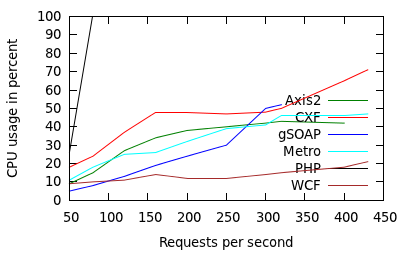

Here is the gnuplot script that generated this plot:
set ylabel "CPU usage in percent"
set xlabel "Requests per second"
set key right bottom
plot "cpu-Axis2.txt"\
      title "Axis2" with lines linecolor rgb "#008000",\
      "cpu-CXF.txt"\
      title "CXF" with lines linecolor rgb "#FF0000",\
      "cpu-gSOAP.txt"\
      title "gSOAP" with lines linecolor rgb "#0000FF",\
      "cpu-Metro.txt"\
      title "Metro" with lines linecolor rgb "#00FFFF",\
      "cpu-PHP.txt"\
      title "PHP" with lines linecolor rgb "#000000",\
      "cpu-WCF.txt"\
      title "WCF" with line linecolor rgb "brown"
